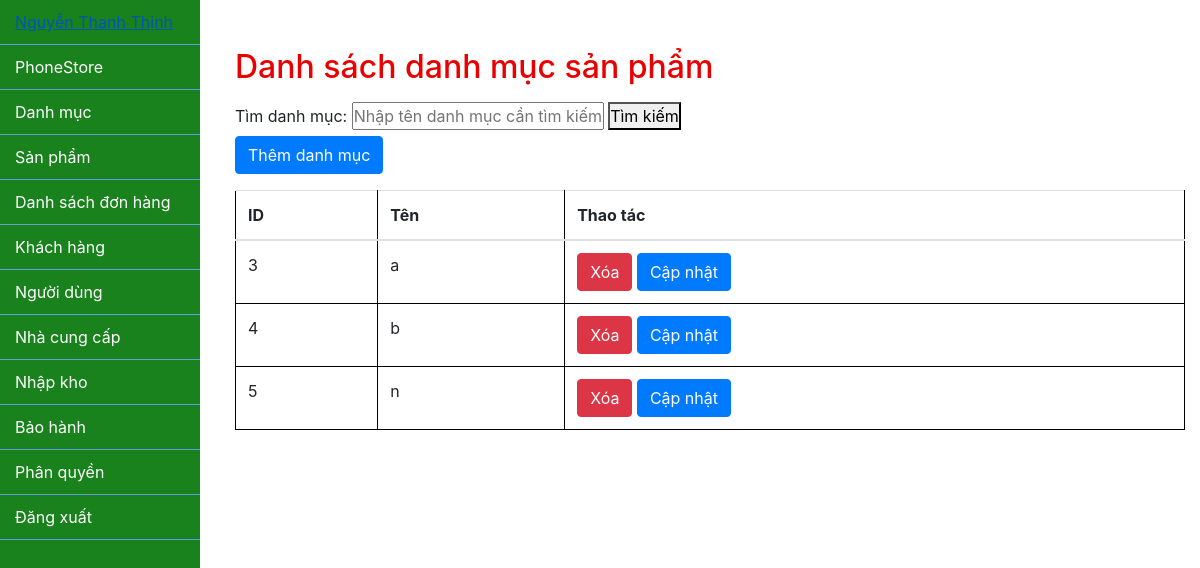
The page /admin/index.php?ctrl=categoryController (signed in) on the database as committed earlier.
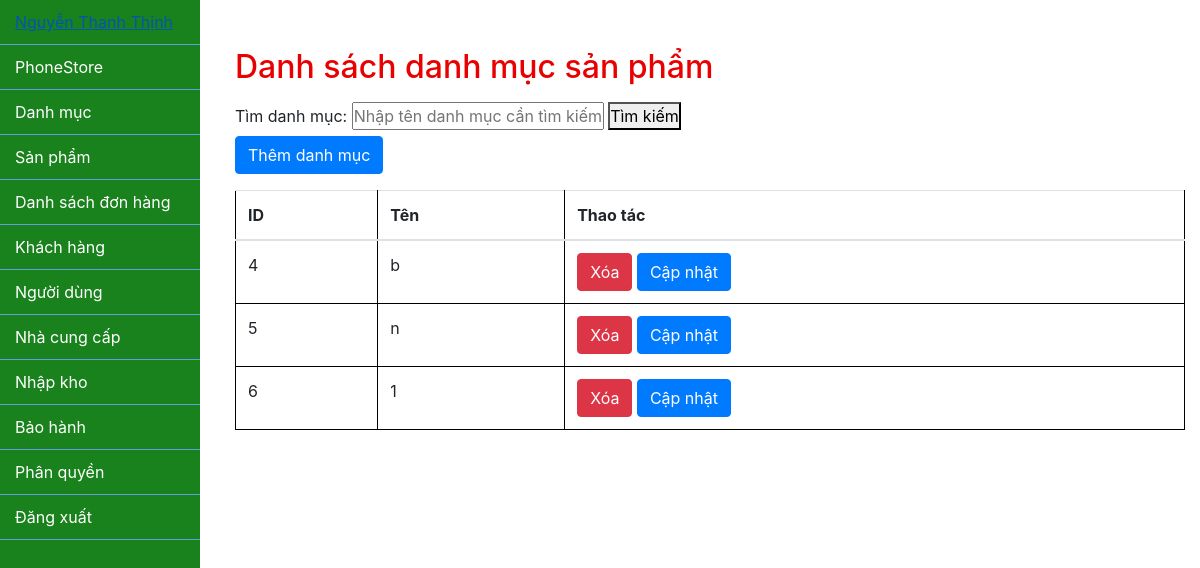
The same page on the database as committed later.
### tables this page shows
CREATE TABLE `danh_muc_san_pham` (
  `id` int(11) NOT NULL,
  `ten` varchar(255) DEFAULT NULL
);

### lib/database.php (called while the page is built, shortened)
<?php
class Database
{
    private $host = "localhost";
    private $username = "root";
    private $password = "";
    private $database = "phonestore";
    private $conn;
    public function __construct()
    {
        $this->conn = $this->connectDB();
    }
    private function connectDB()
    {
        $conn = mysqli_connect($this->host, $this->username, $this->password, $this->database);
        return $conn;
    }
    public function select($query)
    {
        $result = mysqli_query($this->conn, $query);
        if ($result) {
            $data = mysqli_fetch_all($result, MYSQLI_ASSOC);
            return $data;
        } else {
            die(mysqli_error($this->conn));
        }
    }
}

### admin/model/categoryModel.php (called while the page is built, shortened)
<?php
class CategoryModel
{
    private $db;
    public function __construct()
    {
        $this->db = new Database();
    }
    public function getAllCategories()
    {
        $query = "SELECT * FROM danh_muc_san_pham";
        return $this->db->select($query);
    }
}

### admin/view/categoryView.php (the view, shortened to what this page needs)
<!DOCTYPE html>
<html lang="vi">
<head>
</head>
<body>
    <div class="container">
        <h2 class="mt-5 mb-3">Danh sách danh mục sản phẩm</h2>
        <form action="index.php" method="GET" class="search-form-category">
            <label for="search">Tìm danh mục:</label>
            <input type="text" id="search" name="search" placeholder="Nhập tên danh mục cần tìm kiếm">
            <button type="submit">Tìm kiếm</button>
        </form>
        <a href="index.php?ctrl=categoryController&action=viewAddCategory" class="btn btn-primary mb-3 addCategoryLink">Thêm danh mục</a>
        <table class="table">
            <thead>
                <tr>
                    <th scope="col">ID</th>
                    <th scope="col">Tên</th>
                    <th scope="col">Thao tác</th>
                </tr>
            </thead>
            <tbody>
                <?php foreach ($categories as $category) : ?>
                    <tr>
                        <td><?php echo $category['id']; ?></td>
                        <td><?php echo $category['ten']; ?></td>
                        <td>
                            <a href="index.php?ctrl=categoryController&action=deleteCategory&id=<?php echo $category['id']; ?>" class="btn btn-danger">Xóa</a>
                            <a href="index.php?ctrl=categoryController&action=updateCategoryView&id=<?php echo $category['id']; ?>" class="btn btn-primary">Cập nhật</a>
                        </td>
                    </tr>
                <?php endforeach; ?>
            </tbody>
        </table>
    </div>
</body>
</html>

Rows that differ between the two databases and show on the page:
removed danh_muc_san_pham: id "3", ten "a"
added danh_muc_san_pham: id "6", ten "1"
